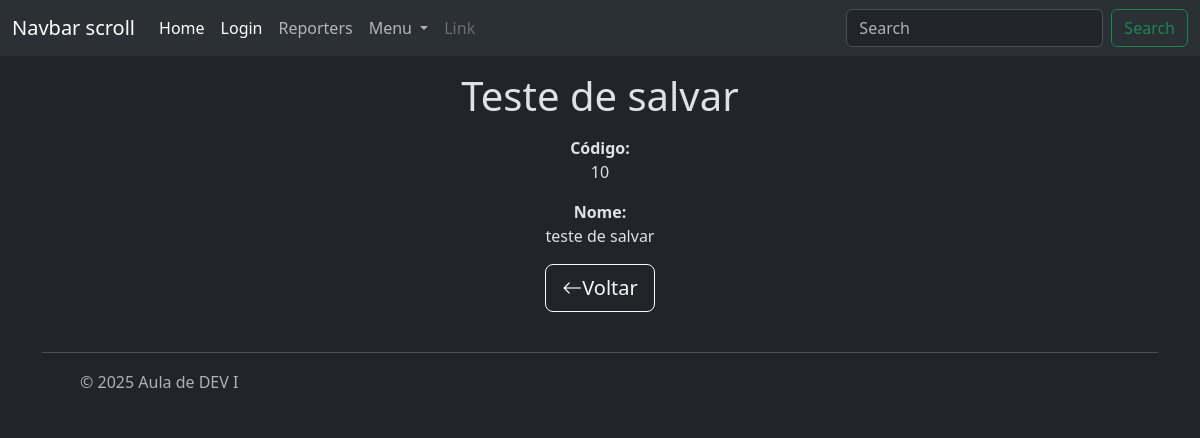
/relacionamentos/reporter/function/read/10, run on the app's committed database.
### relacionamentos/models/reporter.py (models this page shows, shortened)
class Reporter(BaseModel):
    cpf = models.CharField(max_length=11, unique=True)
    nome = models.CharField(max_length=120)
    email = models.EmailField()
    objects = ReporterManager()
    class Meta:
        permissions = [("generate_code", 'Can generate code')]

### relacionamentos/views/reporter.py (the view)
# urls.py: path('reporter/function/read/<int:pk>',reporter_detail, name='reporter_function_detail' ),
def reporter_detail(request,pk):
    reporter = Reporter.objects.get(id=pk)
    context = {
        'reporter': reporter,
    }
    return render(request, 'reporter/read.html',context)

### relacionamentos/templates/reporter/read.html
{% extends 'base.html' %}
{% block title  %}
    <h1>{{reporter.nome | capfirst}}</h1>
{% endblock title %}
{% block content  %}
    <div class="content" >
        <div class="row" >
            <strong>Código:</strong> <p>{{reporter.id}}</p>
             <strong>Nome:</strong> <p>{{reporter.nome}}</p>
        </div>
    </div>
    <div>
        <a class="btn btn-outline-light btn-lg" role="button" href="{% url 'relacionamentos:reporter_function_list' %}" >
            <i class="bi bi-arrow-left" ></i>Voltar
        </a>
    </div>
{% endblock content %}

### data on the page
Reporter: nome "Teste de salvar", id "10", nome "teste de salvar"
